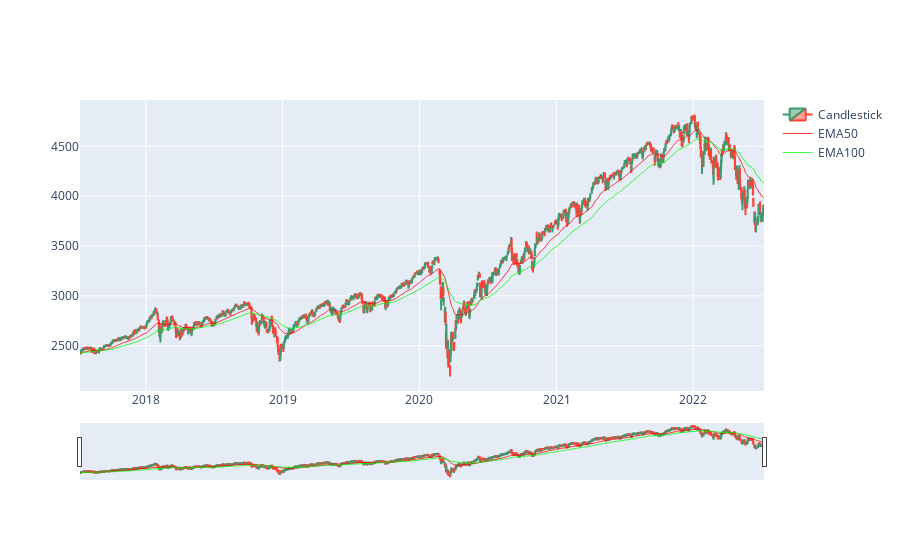

Source (notebook cell):
### Code cell
fig = go.Figure()

candle = go.Candlestick(x=gspc_df.index, open=gspc_df['Open'],
    high=gspc_df['High'], low=gspc_df['Low'],
    close=gspc_df['Close'], name="Candlestick")

ema50_line = go.Scatter(x=gspc_df.index, y=gspc_df['EMA50'], 
    line=dict(color='rgba(250, 0, 0, 0.75)', 
    width=1), name="EMA50")

ema100_line = go.Scatter(x=gspc_df.index, y=gspc_df['EMA100'], 
    line=dict(color='rgba(0, 250, 0, 0.75)', 
    width=1), name="EMA100")

fig.add_trace(candle)
# 1st support line
fig.add_trace(ema50_line)
# 2nd support line
fig.add_trace(ema100_line)

fig.show()

# What we see with the support line is that if we hit it the market bounces back. When candles are green that means we have more buyers than sellers and vice versa.
# Support levels are good indicators and the market normally only breaks support when an event occurs that is external to the market.

### Figure 1 — Plotly figure (JSON) as saved in the notebook; plotly's stock layout.template omitted (floating-point values rounded to 4 significant figures; data arrays with more than 128 entries replaced by an {"elided": "..."} marker saying what was removed)
{"data": [{"close": {"elided": "1259 float values"}, "high": {"elided": "1259 float values"}, "low": {"elided": "1259 float values"}, "name": "Candlestick", "open": {"elided": "1259 float values"}, "type": "candlestick", "x": {"elided": "1259 str values"}}, {"line": {"color": "rgba(250, 0, 0, 0.75)", "width": 1}, "name": "EMA50", "type": "scatter", "x": {"elided": "1259 str values"}, "y": {"elided": "1259 float values"}}, {"line": {"color": "rgba(0, 250, 0, 0.75)", "width": 1}, "name": "EMA100", "type": "scatter", "x": {"elided": "1259 str values"}, "y": {"elided": "1259 float values"}}], "layout": {}}
